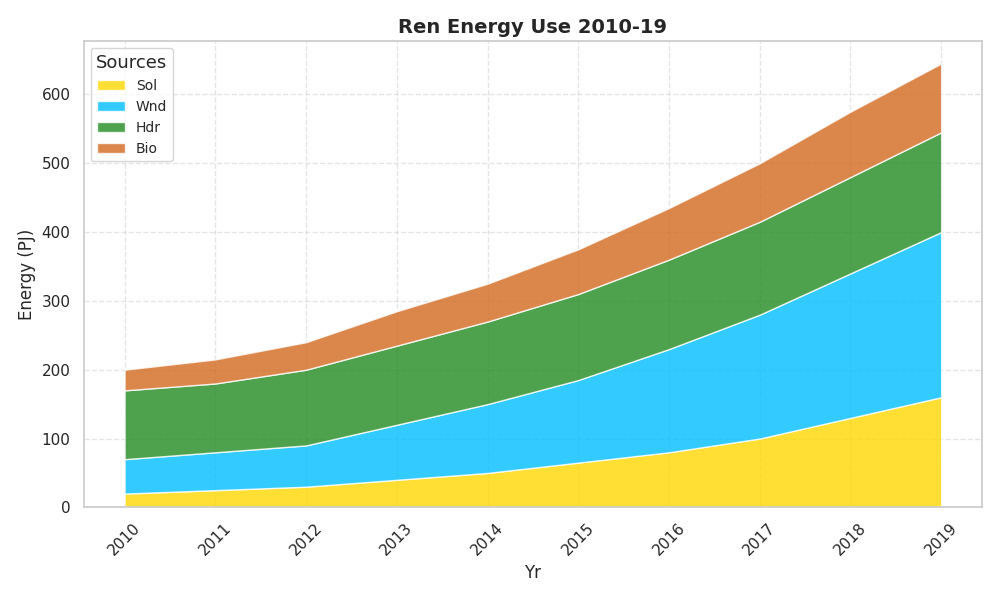

Recreate this plot in Python.
import matplotlib.pyplot as plt
import numpy as np

years = np.arange(2010, 2020)
solar = [20, 25, 30, 40, 50, 65, 80, 100, 130, 160]
wind = [50, 55, 60, 80, 100, 120, 150, 180, 210, 240]
hydro = [100, 100, 110, 115, 120, 125, 130, 135, 140, 145]
bio = [30, 35, 40, 50, 55, 65, 75, 85, 95, 100]

energy_data = np.vstack([solar, wind, hydro, bio])

fig, ax = plt.subplots(figsize=(10, 6))

ax.stackplot(years, energy_data, labels=['Sol', 'Wnd', 'Hdr', 'Bio'],
             colors=['#ffd700', '#00bfff', '#228b22', '#d2691e'], alpha=0.8)

ax.set_title('Ren Energy Use 2010-19', fontsize=14, fontweight='bold')
ax.set_xlabel('Yr', fontsize=12)
ax.set_ylabel('Energy (PJ)', fontsize=12)

ax.grid(True, linestyle='--', alpha=0.5)

ax.legend(loc='upper left', title='Sources', fontsize=10, title_fontsize='13')

plt.xticks(years, rotation=45)
plt.tight_layout()

plt.show()
